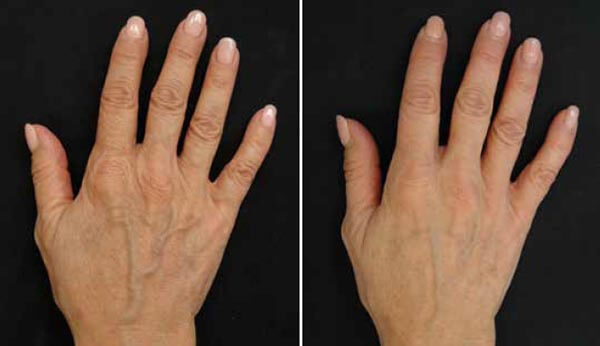
#> input picture hands1.jpg, 600 x 346 px, found by its file name
$ jupyter execute 'hand though image.ipynb'
#> lines starting #> are read from the running program, lines starting #| are printed output that depends on the picture; after the words box and inside, x2 and y2 are one past the last pixel; in counts of white or black regions, pixels touching at a corner belong together
[cell 1]
import cv2
import sys

[cell 2]
imagePath = sys.argv[1]
cascPath = "Hand_haar_cascade.xml"


handCascade = cv2.CascadeClassifier(cascPath)


image = cv2.imread('C:\\Users\\Kiran\\OneDrive - Cardiff Metropolitan University\\Desktop\\project X\\hands images\\hands1.jpg')
#> image is the input picture: shape (346, 600, 3); mean B, G, R 57.3, 72.2, 96
gray = cv2.cvtColor(image, cv2.COLOR_BGR2GRAY)
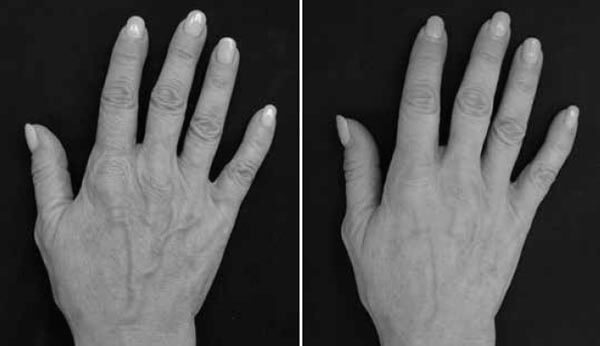
#> gray: shape (346, 600); min 0, max 255, mean 77.6


hands = handCascade.detectMultiScale(
    gray,
    scaleFactor=1.1,
    minNeighbors=7,
    minSize=(100, 100),

)
#> hands = [[356, 28, 225, 225], [39, 16, 249, 249]]

print("Found {0} hands!".format(len(hands)))
#| Found 2 hands!


for (x, y, w, h) in hands:
    cv2.rectangle(image, (x, y), (x+w, y+h), (0, 255, 0), 2)
#> this loop made 2 passes
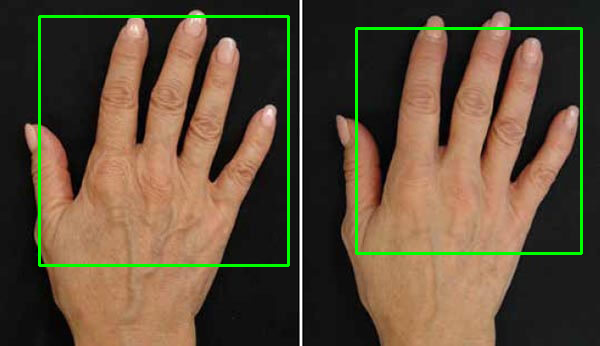
#> image: shape (346, 600, 3); 2.74% of pixels changed, all inside (x1, y1, x2, y2) = (38, 15, 583, 267)

cv2.imshow("hands found", image)
cv2.waitKey(0)
#> Out = 27
